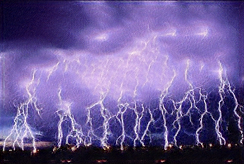
#> input picture sample_images/lightning_generated.png, 244 x 164 px
$ python main.py --image-path sample_images/lightning_generated.png   (older library calls are emulated)
#> lines starting #> are read from the running program, lines starting #| are printed output that depends on the picture
### helper.py
import numpy as np
import cv2
import math
import pickle

from skimage import color, morphology, filters


def imread(path):
#> called with path = 'sample_images/lightning_generated.png'
    return cv2.imread(path)
#> returned value is the input picture: shape (164, 244, 3); mean B, G, R 149.7, 91.4, 108.1


def imwrite(image, path):
    cv2.imwrite(path, image)


def imrescale(image, scale):
    h, w = image.shape[:2]
    return cv2.resize(image, (math.ceil(w * scale), math.ceil(h * scale)))


# [9 lines left out: function rescale_generated_images, not called in this run]


def imresize(image, size):
    return cv2.resize(image, size)


def normalize(image):
    return (np.array(image, dtype=np.float32) / 255.0 - 0.5) * 2.0


def denormalize(image):
    clipped_image = np.clip(image, -1.0, 1.0)
    return np.array((clipped_image / 2.0 + 0.5) * 255.0, dtype=np.uint8)


def image_to_batch(image):
    return np.expand_dims(normalize(np.transpose(image, [2, 0, 1])), axis=0)


def batch_to_image(x):
    return denormalize(np.transpose(x[0], [1, 2, 0]))


def _create_reals_pyramid(real, stop_scale, scale_factor):
    reals = []
    for i in range(stop_scale + 1):
        scale = scale_factor ** (stop_scale - i)
        scaled_image = imrescale(real, scale)
        transposed_image = np.transpose(scaled_image, [2, 0, 1])
        reals.append(np.expand_dims(normalize(transposed_image), axis=0))
    return reals


def create_real_images(args):
    real_raw = imread(args.image_path)

    scale_factor, stop_scale, real = calculate_scales(
        real_raw, args.min_size, args.max_size, args.scale_factor_init)
    args.scale_factor = scale_factor

    reals = _create_reals_pyramid(real, stop_scale, args.scale_factor)
    for i, real in enumerate(reals):
        print('real image shape at %d =' % i, real.shape)

    return reals


def calculate_scales(real_raw, min_size, max_size, scale_factor):
#> called with min_size = 25, max_size = 256, scale_factor = 0.75
    max_len = max([real_raw.shape[0], real_raw.shape[1]])
#> max_len = 244
    min_len = min([real_raw.shape[0], real_raw.shape[1]])
#> min_len = 164

    num_scales = int((math.log(min_size / min_len, scale_factor))) + 1
#> num_scales = 7
    scale2stop = int(math.log(min([max_size, max_len]) / max_len, scale_factor))
#> scale2stop = 0
    stop_scale = num_scales - scale2stop
#> stop_scale = 7
    real = imrescale(real_raw, min(max_size / max_len, 1))
    resized_min_len = min(real.shape[0], real.shape[1])
#> resized_min_len = 164
    scale_factor = (min_size / resized_min_len) ** (1 / stop_scale)
#> scale_factor = 0.764
    return scale_factor, stop_scale, real


# [11 lines left out: function dilate_mask, not called in this run]


def save_pkl(obj, path):
    with open(path, 'wb') as f:
        pickle.dump(obj, f)


def load_pkl(path):
    with open(path, 'rb') as f:
        return pickle.load(f)

### train.py
import numpy as np
import nnabla as nn
import math
import os

from model import Model
from helper import imread, imwrite, imresize, imrescale, create_real_images
from helper import normalize, denormalize, save_pkl, rescale_generated_images
from nnabla.monitor import Monitor, MonitorSeries, MonitorImage
from nnabla.utils.image_utils import set_backend


def train(args):
    # create real images
    reals = create_real_images(args)
#> in create_real_images, `scale_factor, stop_scale, real = calculate_scales( real_raw, args.min_..`: stop_scale = 7
#> in create_real_images, `args.scale_factor = scale_factor`: args.scale_factor = 0.764
#> the loop in _create_reals_pyramid, `for i in range(stop_scale + 1):` made 8 passes
#> scale on passes 1 to 8: 0.152, 0.199, 0.261, 0.341, 0.447, 0.584, 0.764, 1
#> pass 1, in _create_reals_pyramid, `scaled_image = imrescale(real, scale)`:
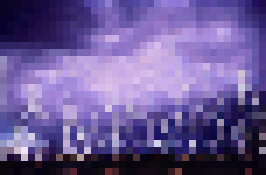
#> scaled_image: shape (25, 38, 3) (shown 7 times larger); mean B, G, R 149.7, 90.7, 107.8
#> pass 2, in _create_reals_pyramid, `scaled_image = imrescale(real, scale)`:
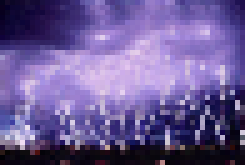
#> scaled_image: shape (33, 49, 3) (shown 5 times larger); mean B, G, R 149.6, 91.2, 108.2
#> pass 3, in _create_reals_pyramid, `scaled_image = imrescale(real, scale)`:
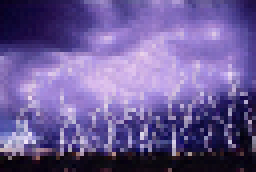
#> scaled_image: shape (43, 64, 3) (shown 4 times larger); mean B, G, R 149.6, 91.3, 108.1
#> after the loop in _create_reals_pyramid, `for i in range(stop_scale + 1):`: reals = 8 items
#> the loop in create_real_images, `for i, real in enumerate(reals):` made 8 passes
#| real image shape at 0 = (1, 3, 25, 38)
#| real image shape at 1 = (1, 3, 33, 49)
#| real image shape at 2 = (1, 3, 43, 64)
#| real image shape at 3 = (1, 3, 56, 84)
#| real image shape at 4 = (1, 3, 74, 109)
#| real image shape at 5 = (1, 3, 96, 143)
#| real image shape at 6 = (1, 3, 126, 187)
#| real image shape at 7 = (1, 3, 164, 244)
#> reals = 8 items
    # save real images
    for i, real in enumerate(reals):
        image_path = os.path.join(args.logdir, 'real_%d.png' % i)
        imwrite(denormalize(np.transpose(real, [0, 2, 3, 1])[0]), image_path)
#> this loop made 8 passes

    # nnabla monitor
#> (the run stopped early here; a loop or call above may not have finished)

$ run again, on sample_images/zebra_generated.png
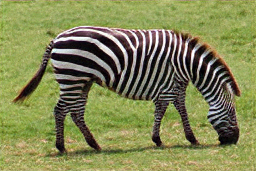
#> input picture sample_images/zebra_generated.png, 256 x 171 px
#> in imread, returned value is the input picture: shape (171, 256, 3); mean B, G, R 84.2, 134.1, 130.2
#> in create_real_images, `scale_factor, stop_scale, real = calculate_scales( real_raw, args.min_..`: scale_factor = 0.76; stop_scale = 7
#> args.scale_factor = 0.76
#> the loop in _create_reals_pyramid, `for i in range(stop_scale + 1):` made 8 passes
#> scale on passes 1 to 8: 0.146, 0.192, 0.253, 0.333, 0.439, 0.577, 0.76, 1
#> pass 1, in _create_reals_pyramid, `scaled_image = imrescale(real, scale)`:
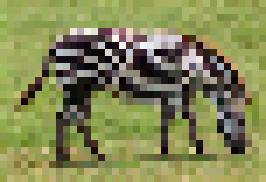
#> scaled_image: shape (26, 38, 3) (shown 7 times larger); mean B, G, R 85.3, 135.3, 131.5
#> pass 3, in _create_reals_pyramid, `scaled_image = imrescale(real, scale)`:
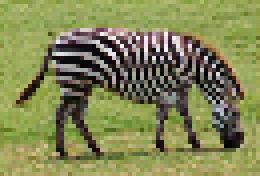
#> scaled_image: shape (44, 65, 3) (shown 4 times larger); mean B, G, R 83.8, 133.9, 129.8
#> after the loop in _create_reals_pyramid, `for i in range(stop_scale + 1):`: reals = 8 items
#> the loop in create_real_images, `for i, real in enumerate(reals):` made 8 passes
#| real image shape at 0 = (1, 3, 26, 38)
#| real image shape at 1 = (1, 3, 33, 50)
#| real image shape at 2 = (1, 3, 44, 65)
#| real image shape at 3 = (1, 3, 57, 86)
#| real image shape at 4 = (1, 3, 76, 113)
#> (further printed lines are left out)
#> the loop in train, `for i, real in enumerate(reals):` made 8 passes

$ run again, on sample_images/zebra_real.png
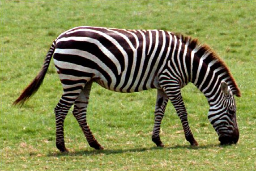
#> input picture sample_images/zebra_real.png, 256 x 171 px
#> in imread, returned value is the input picture: shape (171, 256, 3); mean B, G, R 79.4, 136.3, 130.4
#> in create_real_images, `scale_factor, stop_scale, real = calculate_scales( real_raw, args.min_..`: scale_factor = 0.76; stop_scale = 7
#> args.scale_factor = 0.76
#> the loop in _create_reals_pyramid, `for i in range(stop_scale + 1):` made 8 passes
#> scale on passes 1 to 8: 0.146, 0.192, 0.253, 0.333, 0.439, 0.577, 0.76, 1
#> pass 1, in _create_reals_pyramid, `scaled_image = imrescale(real, scale)`:
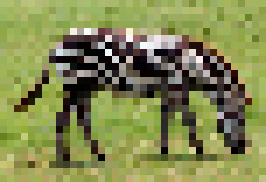
#> scaled_image: shape (26, 38, 3) (shown 7 times larger); mean B, G, R 80.6, 137, 130.9
#> pass 3, in _create_reals_pyramid, `scaled_image = imrescale(real, scale)`:
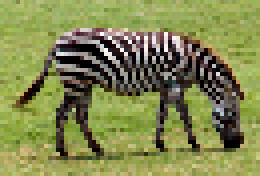
#> scaled_image: shape (44, 65, 3) (shown 4 times larger); mean B, G, R 78.9, 136, 130.1
#> after the loop in _create_reals_pyramid, `for i in range(stop_scale + 1):`: reals = 8 items
#> the loop in create_real_images, `for i, real in enumerate(reals):` made 8 passes
#| real image shape at 0 = (1, 3, 26, 38)
#| real image shape at 1 = (1, 3, 33, 50)
#| real image shape at 2 = (1, 3, 44, 65)
#| real image shape at 3 = (1, 3, 57, 86)
#| real image shape at 4 = (1, 3, 76, 113)
#> (further printed lines are left out)
#> the loop in train, `for i, real in enumerate(reals):` made 8 passes
